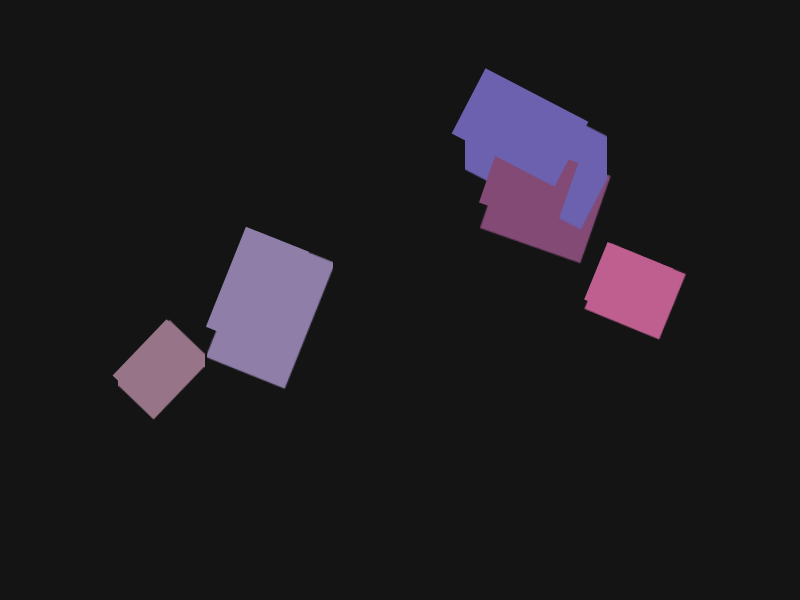
Frame 1 (no input)
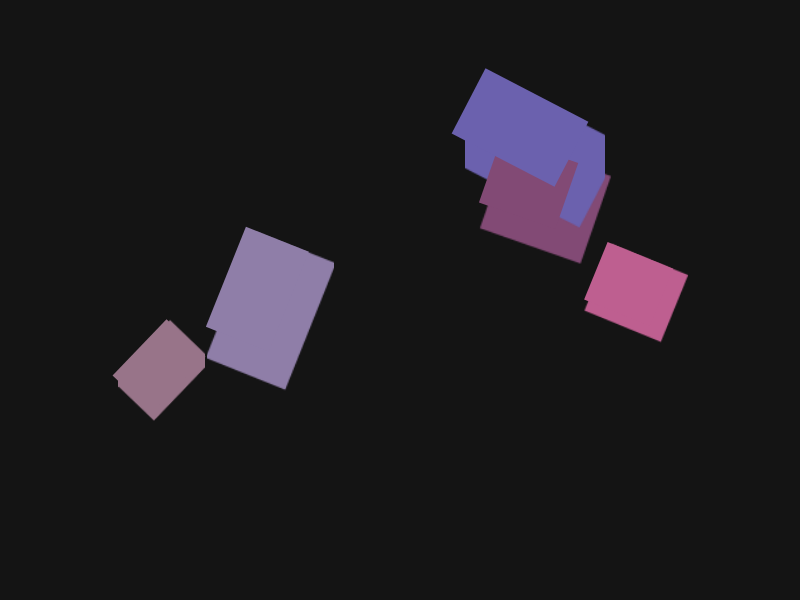
Frame 60 (no input)
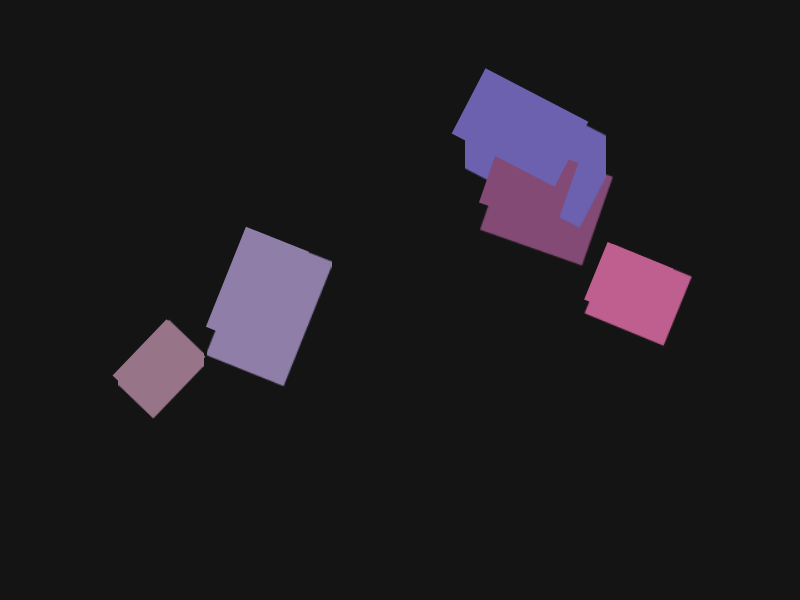
Frame 120 (the mouse pressed at the canvas centre since frame 60)

The p5.js sketch that drew these frames (run headless with seeded random() and noise() and a simulated clock; from frame 60 on, the mouse is pressed at the canvas centre):

// p5.js sketch
// ── sketch.js
let figures = [];
let lightSource = { x: 0, y: 0 };
let screen;

function setup() {
  createCanvas(800, 600);
  screen = createGraphics(width, height);
  
  // Create some stylized Indonesian silhouette figures
  for (let i = 0; i < 5; i++) {
    figures.push({
      x: random(100, width - 100),
      y: random(100, height - 100),
      w: random(40, 80),
      h: random(60, 120),
      rotation: random(TWO_PI),
      color: color(random(100, 200), random(50, 150), random(100, 200)),
      isDragging: false
    });
  }
  
  // Initialize light source
  lightSource.x = width / 2;
  lightSource.y = height / 3;
}

function draw() {
  background(20);
  
  // Animate the light source
  lightSource.x += sin(frameCount * 0.01) * 0.5;
  lightSource.y += cos(frameCount * 0.01) * 0.5;
  
  // Draw the backlit screen
  screen.background(20);
  screen.noStroke();
  
  // Draw shadows from figures
  for (let figure of figures) {
    let shadow = createGraphics(figure.w * 1.5, figure.h * 1.5);
    shadow.noStroke();
    
    // Draw figure shape on shadow
    shadow.fill(figure.color);
    shadow.rectMode(CENTER);
    shadow.translate(shadow.width / 2, shadow.height / 2);
    shadow.rotate(figure.rotation);
    shadow.rect(0, 0, figure.w, figure.h);
    
    // Calculate shadow position based on light source
    let dx = figure.x - lightSource.x;
    let dy = figure.y - lightSource.y;
    let dist = sqrt(dx * dx + dy * dy);
    let scale = map(dist, 0, width, 1.5, 0.3);
    
    screen.image(shadow, figure.x - shadow.width / 2, figure.y - shadow.height / 2, shadow.width * scale, shadow.height * scale);
  }
  
  // Display the screen
  image(screen, 0, 0);
  
  // Draw interactive figures
  for (let figure of figures) {
    fill(figure.color);
    noStroke();
    rectMode(CENTER);
    push();
    translate(figure.x, figure.y);
    rotate(figure.rotation);
    rect(0, 0, figure.w, figure.h);
    pop();
  }
}

function mousePressed() {
  for (let figure of figures) {
    let d = dist(mouseX, mouseY, figure.x, figure.y);
    if (d < max(figure.w, figure.h) / 2) {
      figure.isDragging = true;
      break;
    }
  }
}

function mouseReleased() {
  for (let figure of figures) {
    figure.isDragging = false;
  }
}

function mouseDragged() {
  for (let figure of figures) {
    if (figure.isDragging) {
      figure.x = mouseX;
      figure.y = mouseY;
      break;
    }
  }
}
